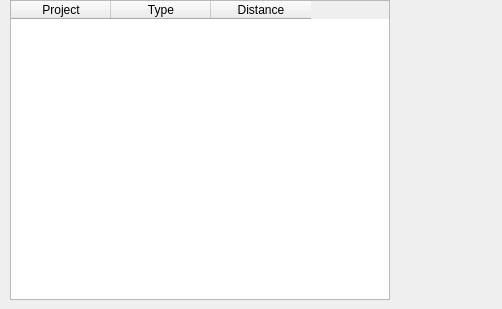
<?xml version="1.0" encoding="UTF-8"?>
<ui version="4.0">
 <class>dlgImpacts</class>
 <widget class="QDialog" name="dlgImpacts">
  <property name="windowModality">
   <enum>Qt::NonModal</enum>
  </property>
  <property name="geometry">
   <rect>
    <x>0</x>
    <y>0</y>
    <width>502</width>
    <height>309</height>
   </rect>
  </property>
  <property name="windowTitle">
   <string>Impacts  table</string>
  </property>
  <widget class="QTableWidget" name="tblImpacts">
   <property name="geometry">
    <rect>
     <x>10</x>
     <y>0</y>
     <width>380</width>
     <height>300</height>
    </rect>
   </property>
   <column>
    <property name="text">
     <string>Project</string>
    </property>
   </column>
   <column>
    <property name="text">
     <string>Type</string>
    </property>
   </column>
   <column>
    <property name="text">
     <string>Distance</string>
    </property>
   </column>
  </widget>
 </widget>
 <resources/>
 <connections/>
</ui>
